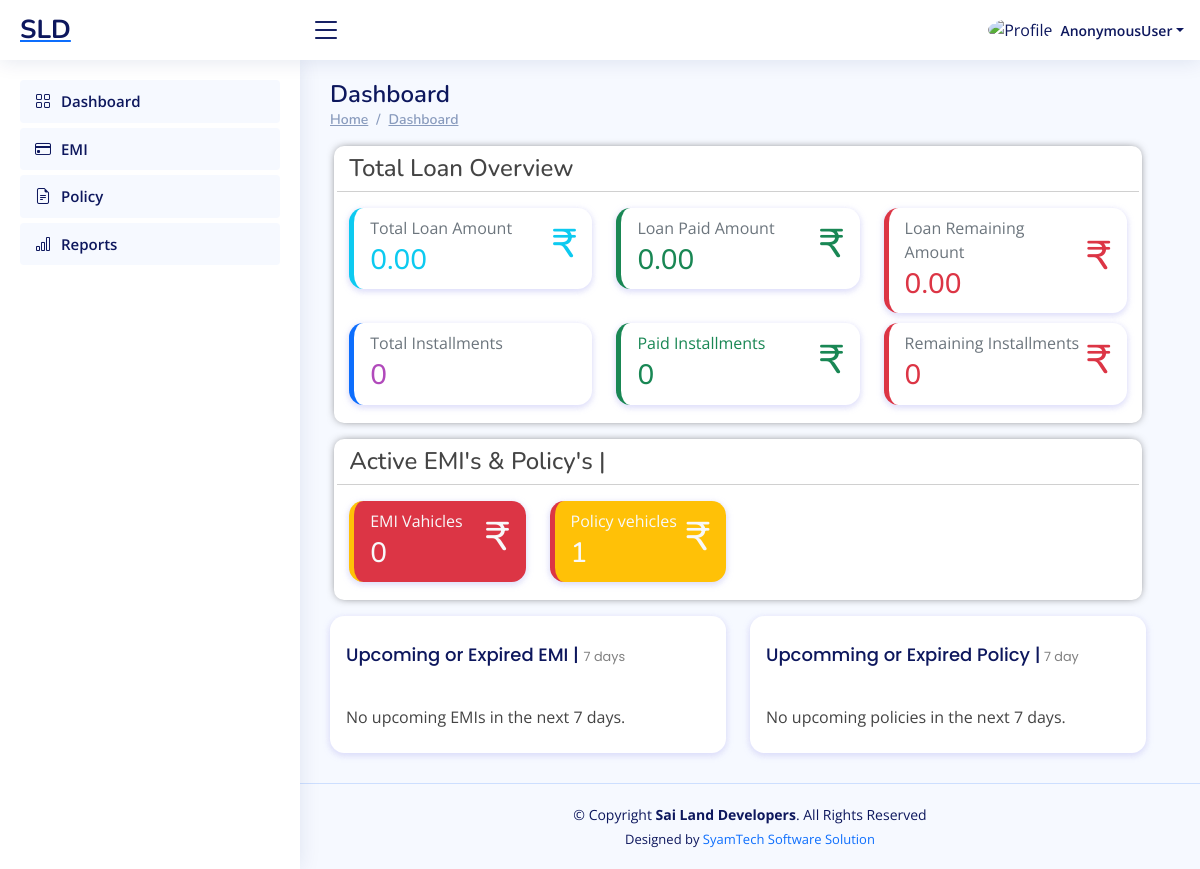
The page /finance/dashboard/ on the database as committed earlier.
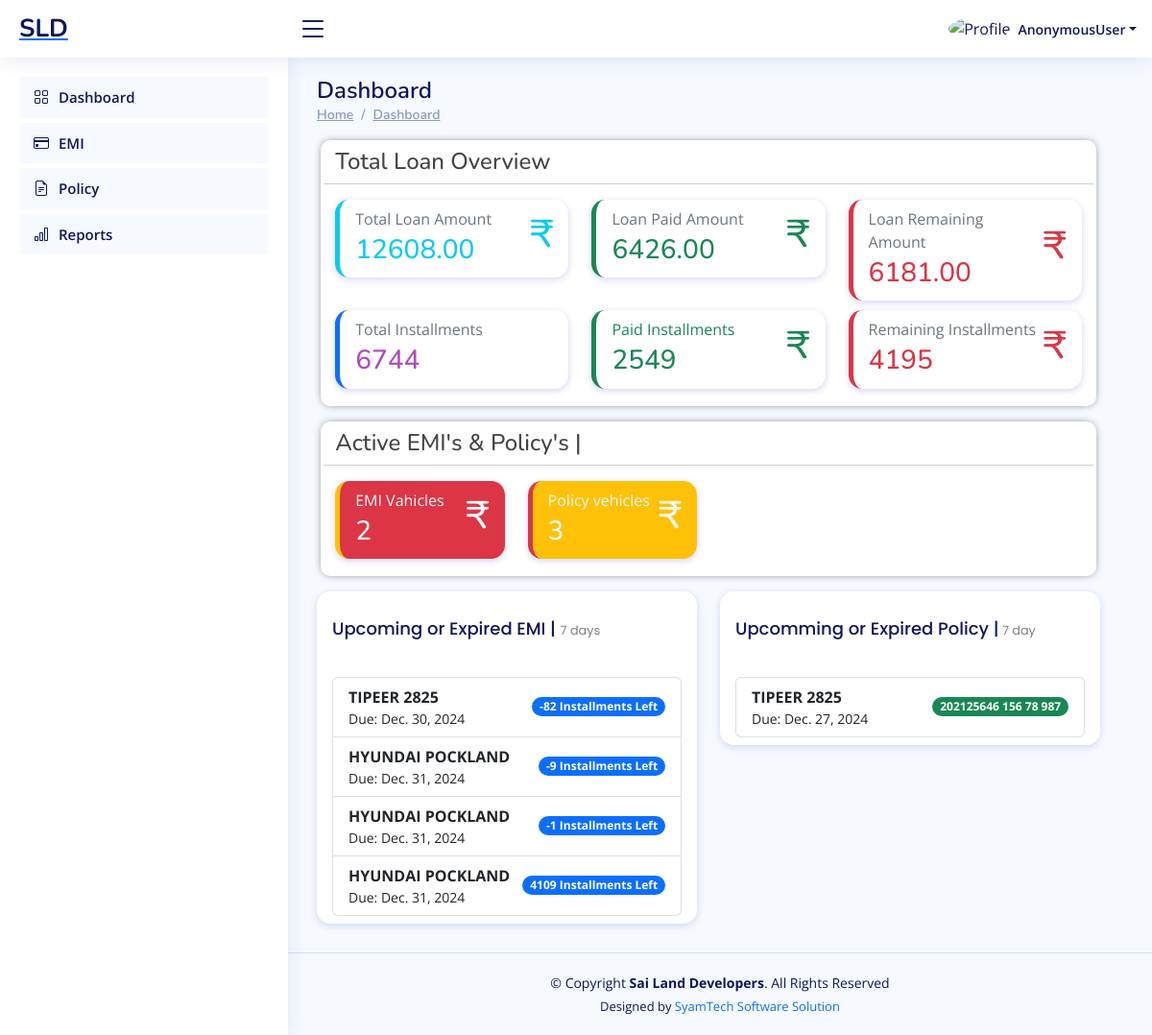
The same page on the database as committed later.
### ERP_Admin/models.py (models this page shows, shortened)
class EMI(models.Model):
    vehicle = models.ForeignKey(Vehicle, on_delete=models.CASCADE, related_name='emis')
    loan_amount=models.BigIntegerField()
    total_installments = models.PositiveIntegerField()
    paid_installments = models.PositiveIntegerField(default=0)
    next_due_date = models.DateField()
    file=models.FileField(upload_to='emi/', max_length=100)
    frequency = models.CharField( max_length=20, choices=FREQUENCY_CHOICES,  default='monthly' )
    status = models.CharField( max_length=20, choices=EMI_STATUS_CHOICES,  default='pending' )
    @property
    def remaining_installments(self):
        return self.total_installments - self.paid_installments

class Vehicle(models.Model):
    vehicle_name = models.CharField(max_length=100)
    vehicle_number = models.CharField(max_length=50, unique=True)

class Policy(models.Model):
    policy_number=models.CharField(max_length=50)
    vehicle = models.ForeignKey(Vehicle, on_delete=models.CASCADE, related_name='policies')
    policy_file = models.FileField(upload_to='policies/' )
    due_date = models.DateField()

### ERP_Finance/views.py (the view)
# urls.py: path('dashboard/', views.dashboard, name='account_dashboard'),
def dashboard(request):
    emi=EMI.objects.select_related('vehicle')
    total_loan_amount = EMI.objects.aggregate(total=Sum('loan_amount'))['total'] or 0
    total_paid_amount = 0
    total_remain_amount = 0
    for emi in EMI.objects.all():
        loan_amount = emi.loan_amount
        total_installment = emi.total_installments
        if total_installment > 0:
            one_installment_amount = loan_amount / total_installment
            paid_amount = one_installment_amount * emi.paid_installments
            remain_amount = one_installment_amount * emi.remaining_installments
            total_paid_amount += paid_amount
            total_remain_amount += remain_amount
        else:
            total_paid_amount += int(emi.loan_amount)
    total_instalment = EMI.objects.aggregate(total=Sum('total_installments'))['total'] or 0
    paid_instalment = EMI.objects.aggregate(total_paid=Sum('paid_installments'))['total_paid'] or 0
    remaining_instalment = total_instalment - paid_instalment
    total_emi_count = EMI.objects.annotate(remaining_installments=ExpressionWrapper(  F('total_installments') - F('paid_installments'), output_field=IntegerField())).filter(status='pending',remaining_installments__gt=0).count()
    total_policy_count=Policy.objects.count()
    today = timezone.now().date()
    seven_days_later = today + timedelta(days=7)
    seven_days_ago = today - timedelta(days=7)
    upcoming_emi = EMI.objects.filter(
        next_due_date__range=[seven_days_ago, seven_days_later],
        status='pending'
    ).order_by('next_due_date')
    upcoming_policy = Policy.objects.filter(
        due_date__range=[seven_days_ago, seven_days_later]
    ).order_by('due_date')
    return render(request, 'finance_dashboard.html', {
        'total_loan_amount': int(total_loan_amount),
        'total_paid_amount': int(total_paid_amount),
        'total_remain_amount': int(total_remain_amount),
        'total_instalment': total_instalment,
        'paid_instalment': paid_instalment,
        'remaining_instalment': remaining_instalment,
        'total_emi_count': total_emi_count,
        'total_policy_count':total_policy_count,
        'upcoming_emi': upcoming_emi,
        'upcoming_policy':upcoming_policy
    })

### ERP_Finance/templates/finance_dashboard.html (shortened to what this page needs)
{% extends "finance_base.html" %}
{% block content %}
<main id="main" class="main">
    <div class="row">
        <div class="col-sm-6">
            <div class="pagetitle">
                <h1>Dashboard</h1>
                <nav>
                    <ol class="breadcrumb">
                        <li class="breadcrumb-item"><a href="#">Home</a></li>
                        <li class="breadcrumb-item"><a href="#">Dashboard </a></li>
                    </ol>
                </nav>
            </div>
        </div>
        <div class="col-sm-6">
        </div>
        <div class="row">
            <div class="col-lg-12 ">
                <div class="row mx-1 py-2 header-today-section">
                    <h4>Total Loan Overview</h4>
                    <hr>
                    <div class="container" style="">
                        <div class="">
                            <div class="row row-cols-1 row-cols-md-2 row-cols-xl-3">
                                <div class="col">
                                    <div class="card radius-10 border-start border-0 border-5 border-info">
                                        <div class="card-body">
                                            <div class="d-flex align-items-center">
                                                <div>
                                                    <p class="mb-0 text-secondary">Total Loan Amount</p>
                                                    <h3 class="my-1 text-info">{{ total_loan_amount }}.00</h3>
                                                </div>
                                                <div class="widgets-icons-2 rounded-circle bg-gradient-scooter text-white ms-auto">
                                                    <h1 class="text-info">₹</h1>
                                                </div>
                                            </div>
                                        </div>
                                    </div>
                                </div>
                                <div class="col">
                                    <div class="card radius-10 border-start border-0 border-5 border-success">
                                        <div class="card-body">
                                            <div class="d-flex align-items-center">
                                                <div>
                                                    <p class="mb-0 text-secondary">Loan Paid Amount</p>
                                                    <h3 class="my-1 text-success">{{ total_paid_amount }}.00</h3>
                                                </div>
                                                <div class="widgets-icons-2 rounded-circle bg-gradient-scooter text-white ms-auto">
                                                    <h1 class="text-success">₹</h1>
                                                </div>
                                            </div>
                                        </div>
                                    </div>
                                </div>
                                <div class="col">
                                    <div class="card radius-10 border-start border-0 border-5 border-danger">
                                        <div class="card-body">
                                            <div class="d-flex align-items-center">
                                                <div>
                                                    <p class="mb-0 text-secondary">Loan Remaining Amount</p>
                                                    <h3 class="my-1 text-danger">{{ total_remain_amount }}.00</h3>
                                                </div>
                                                <div class="widgets-icons-2 rounded-circle bg-gradient-scooter text-white ms-auto">
                                                    <h1 class="text-danger">₹</h1>
                                                </div>
                                            </div>
                                        </div>
                                    </div>
                                </div>
                                <div class="col">
                                    <div class="card radius-10 border-start border-0 border-5 border-primary">
                                        <div class="card-body">
                                            <div class="d-flex align-items-center">
                                                <div>
                                                    <p class="mb-0 text-secondary">Total Installments</p>
                                                    <h3 class="my-1" style="color:#B14ABB;">{{ total_instalment }}</h3>
                                                </div>
                                            </div>
                                        </div>
                                    </div>
                                </div>
                                <div class="col">
                                    <div class="card radius-10 border-start border-0 border-5 border-success">
                                        <div class="card-body">
                                            <div class="d-flex align-items-center">
                                                <div>
                                                    <p class="mb-0 text-success">Paid Installments</p>
                                                    <h3 class="my-1 text-success">{{ paid_instalment }}</h3>
                                                </div>
                                                <div class="widgets-icons-2 rounded-circle bg-gradient-scooter text-white ms-auto">
                                                    <h1 class="text-success">₹</h1>
                                                </div>
                                            </div>
                                        </div>
                                    </div>
                                </div>
                                <div class="col">
                                    <div class="card radius-10 border-start border-0 border-5 border-danger">
                                        <div class="card-body">
                                            <div class="d-flex align-items-center">
                                                <div>
                                                    <p class="mb-0 text-secondary">Remaining Installments</p>
                                                    <h3 class="my-1 text-danger">{{ remaining_instalment }}</h3>
                                                </div>
                                                <div class="widgets-icons-2 rounded-circle bg-gradient-scooter text-white ms-auto">
                                                    <h1 class="text-danger">₹</h1>
                                                </div>
                                            </div>
                                        </div>
                                    </div>
                                </div>
                            </div>
                        </div>
                    </div>
                </div>
            </div>
        </div>
        <div class="row mt-3">
            <div class="col-lg-12 ">
                <div class="row mx-1 py-2 header-today-section">
                    <h4>Active EMI's & Policy's | </h4>
                    <hr>
                    <div class="container" style="">
                        <div class="">
                            <div class="row row-cols-1 row-cols-md-2 row-cols-xl-4">
                                <div class="col">
                                    <div class="card radius-10 border-start bg-danger border-0 border-5  border-warning">
                                        <div class="card-body ">
                                            <div class="d-flex align-items-center">
                                                <div>
                                                    <p class="mb-0 text-light">EMI Vahicles</p>
                                                    <h3 class="my-1 text-light">{{total_emi_count}}</h3>
                                                </div>
                                                <div
                                                    class="widgets-icons-2 rounded-circle bg-gradient-scooter text-white ms-auto">
                                                    <h1  class=" text-light">₹</h1>
                                                </div>
                                            </div>
                                        </div>
                                    </div>
                                </div>
                                <div class="col">
                                    <div class="card radius-10 border-start bg-warning border-0 border-5 border-danger">
                                        <div class="card-body">
                                            <div class="d-flex align-items-center">
                                                <div>
                                                    <p class="mb-0 text-light">Policy vehicles</p>
                                                    <h3 class="my-1 text-light">{{total_policy_count}}</h3>
                                                </div>
                                                <div
                                                    class="widgets-icons-2 rounded-circle bg-gradient-scooter text-white ms-auto">
                                                    <h1  class=" text-light">₹</h1>
                                                </div>
                                            </div>
                                        </div>
                                    </div>
                                </div>
                            </div>
                        </div>
                    </div>
                </div>
            </div>
        </div>
        <div class="row mt-3">
            <div class="col-sm-6">
                <div class="card recent-sales overflow-auto">
                    <div class="card-body">
                        <h5 class="card-title">Upcoming or Expired EMI |
                            <span style="font-size:0.8rem; color:gray;"> 7 days </span>
                        </h5>
                        <div class="mt-4">
                            {% if upcoming_emi %}
                                <ul class="list-group">
                                    {% for emi in upcoming_emi %}
                                        <li class="list-group-item d-flex justify-content-between align-items-center">
                                            <div>
                                                <strong>{{ emi.vehicle.vehicle_name }}</strong><br>
                                                <small>Due: {{ emi.next_due_date }}</small>
                                            </div>
                                            <span class="badge bg-primary rounded-pill">
                                                {{ emi.remaining_installments }} Installments Left
                                            </span>
                                        </li>
                                    {% endfor %}
                                </ul>
                            {% else %}
                                <p>No upcoming EMIs in the next 7 days.</p>
                            {% endif %}
                        </div>
                    </div>
                </div>
              </div>
              <div class="col-sm-6">
                <div class="card recent-sales overflow-auto">
                  <div class="card-body">
                    <h5 class="card-title">Upcomming or Expired Policy |<span style="font-size:0.8rem; color:gray;"> 7 day </span></h5>
                    <div class="mt-4">
                        {% if upcoming_policy %}
                            <ul class="list-group">
                                {% for policy in upcoming_policy %}
                                    <li class="list-group-item d-flex justify-content-between align-items-center">
                                        <div>
                                            <strong>{{ policy.vehicle.vehicle_name }}</strong><br>
                                            <small>Due: {{ policy.due_date }}</small>
                                        </div>
                                        <span class="badge bg-success rounded-pill">
                                            {{ policy.policy_number }}
                                        </span>
                                    </li>
                                {% endfor %}
                            </ul>
                        {% else %}
                            <p>No upcoming policies in the next 7 days.</p>
                        {% endif %}
                    </div>
                  </div>
                </div>
              </div>
        </div>
    </div>
</main>
{% endblock content %}

Rows that differ between the two databases and show on the page:
added EMI: vehicle.vehicle_name "TIPEER 2825", next_due_date "Dec. 30, 2024", remaining_installments "-82"
added EMI: vehicle.vehicle_name "HYUNDAI POCKLAND", next_due_date "Dec. 31, 2024", remaining_installments "-9"
added EMI: vehicle.vehicle_name "HYUNDAI POCKLAND", next_due_date "Dec. 31, 2024", remaining_installments "-1"
added EMI: vehicle.vehicle_name "HYUNDAI POCKLAND", next_due_date "Dec. 31, 2024", remaining_installments "4109"
added Policy: vehicle.vehicle_name "TIPEER 2825", due_date "Dec. 27, 2024", policy_number "202125646 156 78 987"
Other text that changed with them:
{{ total_loan_amount }}: "0" → "12608"
{{ total_paid_amount }}: "0" → "6426"
{{ total_remain_amount }}: "0" → "6181"
{{ total_instalment }}: "0" → "6744"
{{ paid_instalment }}: "0" → "2549"
{{ remaining_instalment }}: "0" → "4195"
{{ total_emi_count }}: "0" → "2"
{{ total_policy_count }}: "1" → "3"
text no longer shown: "No upcoming EMIs in the next 7 days. No upcoming policies in the next 7 days."
